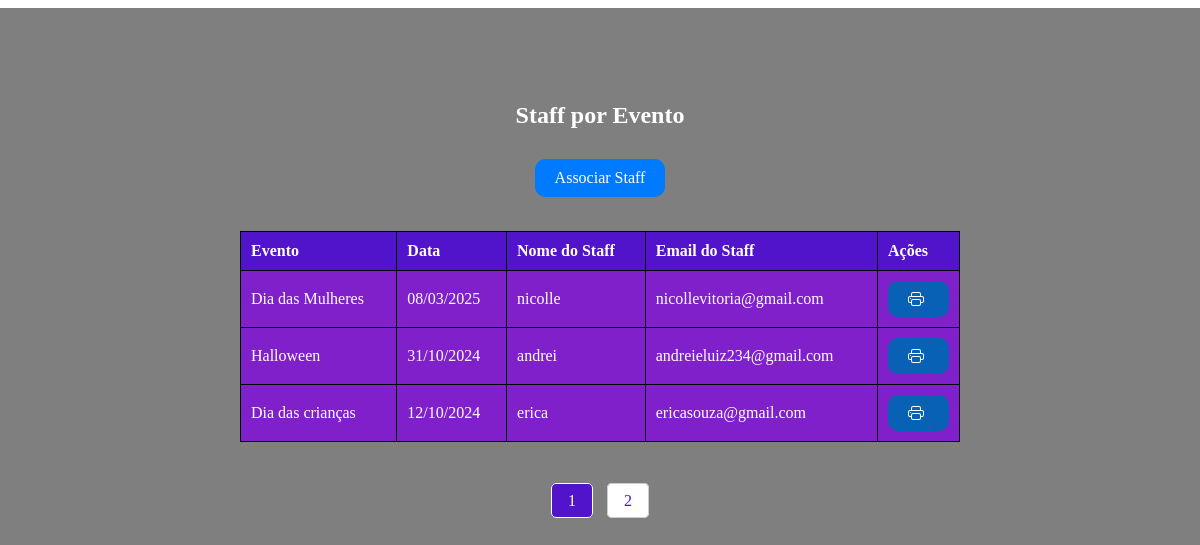
The app's page /colaboradores.php with its own data.
### tables this page shows
CREATE TABLE `eventos` (
  `id` int(11) NOT NULL,
  `nome` varchar(255) NOT NULL,
  `data` date NOT NULL,
  `local` varchar(255) DEFAULT NULL,
  `hora` time DEFAULT NULL,
  `lotacao` varchar(45) DEFAULT NULL,
  `duracao` time DEFAULT NULL,
  `descricao` text DEFAULT NULL,
  `criado_em` timestamp NOT NULL DEFAULT current_timestamp(),
  `tema_id` int(11) DEFAULT NULL,
  `objetivo_id` int(11) DEFAULT NULL,
  `buffet_id` int(11) DEFAULT NULL,
  `imagem` varchar(255) DEFAULT NULL,
  `status_do_evento_id` int(11) DEFAULT NULL,
  `faixa_etaria_id` int(11) DEFAULT NULL,
  `escolaridades_id` int(11) DEFAULT NULL,
  `status_social_id` int(11) DEFAULT NULL
);

CREATE TABLE `staffs_eventos` (
  `id` int(11) NOT NULL,
  `nome` varchar(100) NOT NULL,
  `telefone` varchar(15) DEFAULT NULL,
  `email` varchar(100) DEFAULT NULL,
  `criado_em` timestamp NOT NULL DEFAULT current_timestamp(),
  `cargo` varchar(100) DEFAULT NULL,
  `cargo_id` int(11) DEFAULT NULL
);

### colaboradores.php (the view, shortened to what this page needs)
<?php
include("php/Config.php");
$registros_por_pagina = 3;
$pagina_atual = isset($_GET['pagina']) ? intval($_GET['pagina']) : 1;
$offset = ($pagina_atual - 1) * $registros_por_pagina;
$total_registros_query = "SELECT COUNT(*) as total FROM evento_staff";
$total_resultado = $conn->query($total_registros_query);
$total_registros = $total_resultado->fetch_assoc()['total'];
$total_paginas = ceil($total_registros / $registros_por_pagina);
$sql = "SELECT eventos.id AS evento_id, eventos.nome AS evento_nome, eventos.data AS evento_data,
               staffs_eventos.id AS staff_id, staffs_eventos.nome AS staff_nome, staffs_eventos.email AS staff_email
        FROM evento_staff
        JOIN eventos ON evento_staff.evento_id = eventos.id
        JOIN staffs_eventos ON evento_staff.staff_id = staffs_eventos.id
        ORDER BY eventos.data DESC
        LIMIT $offset, $registros_por_pagina";
$result = $conn->query($sql);
$staffs = $result->num_rows > 0 ? $result->fetch_all(MYSQLI_ASSOC) : [];
?>
<!DOCTYPE html>
<html lang="pt-BR">
<head>
    <link rel="stylesheet" href="colaboradores.css">
    <link rel="stylesheet" href="print-relatório.css">
</head>
<body>
<section class="agenda-relatorio">
    <div class="conteudo-relatorio">
        <h1>Staff por Evento</h1>
        <a href="associar staff.php" class="button no-print">Associar Staff</a>
    </div>
    <table id="eventTable" class="table">
        <thead>
            <tr>
                <th>Evento</th>
                <th>Data</th>
                <th>Nome do Staff</th>
                <th>Email do Staff</th>
                <th class="no-print ações">Ações</th>
            </tr>
        </thead>
        <tbody>
            <?php
            if (!empty($staffs)) {
                foreach ($staffs as $row) {
                    echo "<tr id='row-" . $row['evento_id'] . "'>";
                    echo "<td>" . htmlspecialchars($row['evento_nome']) . "</td>";
                    echo "<td>" . date("d/m/Y", strtotime($row['evento_data'])) . "</td>";
                    echo "<td>" . htmlspecialchars($row['staff_nome']) . "</td>";
                    echo "<td>" . htmlspecialchars($row['staff_email']) . "</td>";
                    echo "<td class='action'>
                    <button class='no-print print-button' onclick='print()'>
                        <svg xmlns='http://www.w3.org/2000/svg' width='16' height='16' fill='currentColor' class='bi bi-printer' viewBox='0 0 16 16'>
                            <path d='M2.5 8a.5.5 0 1 0 0-1 .5.5 0 0 0 0 1'/>
                            <path d='M5 1a2 2 0 0 0-2 2v2H2a2 2 0 0 0-2 2v3a2 2 0 0 0 2 2h1v1a2 2 0 0 0 2 2h6a2 2 0 0 0 2-2v-1h1a2 2 0 0 0 2-2V7a2 2 0 0 0-2-2h-1V3a2 2 0 0 0-2-2zM4 3a1 1 0 0 1 1-1h6a1 1 0 0 1 1 1v2H4zm1 5a2 2 0 0 0-2 2v1H2a1 1 0 0 1-1-1V7a1 1 0 0 1 1-1h12a1 1 0 0 1 1 1v3a1 1 0 0 1-1 1h-1v-1a2 2 0 0 0-2-2zm7 2v3a1 1 0 0 1-1 1H5a1 1 0 0 1-1-1v-3a1 1 0 0 1 1-1h6a1 1 0 0 1 1 1'/>
                        </svg>
                    </button>
                  </td>";
                    echo "</tr>";
                }
            } else {
                echo "<tr><td colspan='4'>Nenhum staff associado encontrado.</td></tr>";
            }
            ?>
        </tbody>
    </table>
    <div class="no-print pagination">
        <?php
        for ($i = 1; $i <= $total_paginas; $i++) {
            echo "<a href='?pagina=$i'";
            if ($pagina_atual == $i) echo " class='active'";
            echo ">$i</a> ";
        }
        ?>
    </div>
</section>
</body>
</html>

### colaboradores.css (style rules this page uses)
.agenda-relatorio { position: fixed; top: 70; left: 0; width: 100%; height: 100%; background-color: rgba(0, 0, 0, 0.5); z-index: 1; }
.agenda-relatorio .conteudo-relatorio { position: relative; z-index: 1000; color: white; padding: 89px; display: flex; justify-content: center; align-items: center; gap: 10px; top: -15px; display: flex; flex-direction: column; }
.table { width: 60%; border-collapse: collapse; margin-bottom: 20px; color: white; margin: 50px auto; margin-top: -70px; }
.button { display: inline-block; padding: 10px 20px; font-size: 16px; color: white; background-color: #007BFF; border: none; border-radius: 10px; text-decoration: none; text-align: center; transition: background-color 0.3s ease, transform 0.2s ease; cursor: pointer; }
table, th, td { border: 1px solid black; }
th, td { padding: 10px; text-align: left; }
th { background-color: #5214cb; color: white; }
td { background-color: #8020cb; }
.ações { width: 10%; }
a { color: white; text-decoration: none; }
.print-button { background-color: rgb(8, 97, 180); color: white; border: none; padding: 10px 20px; border-radius: 10px; cursor: pointer; display: flex; align-items: center; }
.print-button svg { margin-right: 5px; fill: white; }
.pagination { margin-top: 20px; text-align: center; }
.pagination a { color: #5214cb; padding: 8px 16px; text-decoration: none; border: 1px solid #ccc; margin: 0 5px; background-color: white; border-radius: 5px; }
.pagination a.active { background-color: #5214cb; color: white; border: 1px solid rgb(255, 255, 255); }

### records on screen
eventos: nome "Dia das Mulheres", data "08/03/2025", staffs_eventos.nome "nicolle", staffs_eventos.email "nicollevitoria@gmail.com"
eventos: nome "Halloween", data "31/10/2024", staffs_eventos.nome "andrei", staffs_eventos.email "andreieluiz234@gmail.com"
eventos: nome "Dia das crianças", data "12/10/2024", staffs_eventos.nome "erica", staffs_eventos.email "ericasouza@gmail.com"
